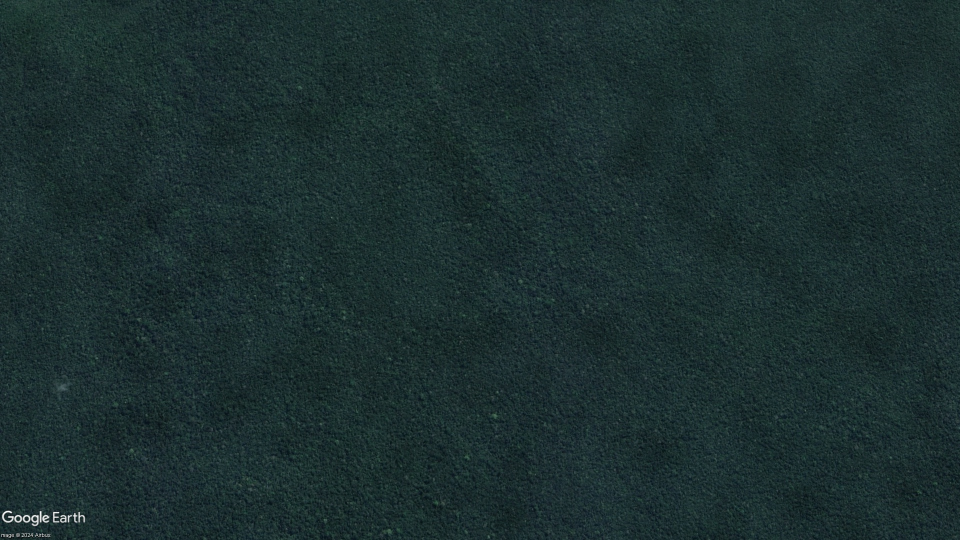
#> input picture GoogleEarth/DATASETS/DATSETAMAZ/1.jpg, 1920 x 1080 px, found by its file name (shown at 1/2 size); its folder holds only this picture in this run
$ python rotest.py
#> lines starting #> are read from the running program, lines starting #| are printed output that depends on the picture
#> in load_images, image is the input picture: shape (1080, 1920, 3); mean B, G, R 47.2, 46.6, 27.6
import cv2
import numpy as np
import os

# Directory containing images
image_directory = './GoogleEarth/DATASETS/DATSETAMAZ/'

# Function to crop top and bottom 10% of the image
def crop_image(img):
    height, width = img.shape[:2]
#> height = 1080; width = 1920
    crop_size = int(height * 0.05)
#> crop_size = 54
    return img[crop_size:height-crop_size, :]
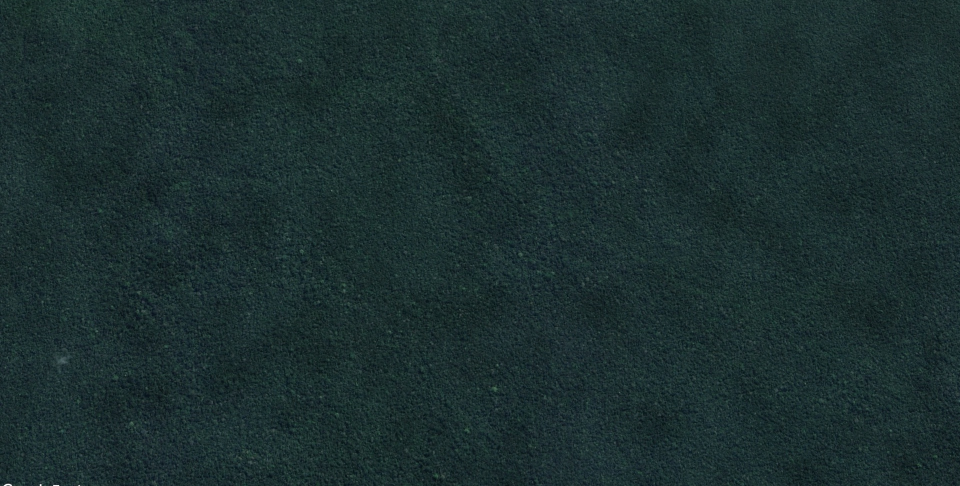
#> returned value: shape (972, 1920, 3) (shown at 1/2 size); mean of channels 0, 1, 2 47, 46.4, 27.4; drawn as B, G, R

# Function to estimate affine rotation with more accurate settings
# [36 lines left out: function estimate_affine_rotation, not called in this run]

# Load and process all images
def load_images(directory):
    image_files = sorted([f for f in os.listdir(directory) if f.endswith('.jpg')], key=lambda x: int(x.split('.')[0]))
    images = []
    for image_file in image_files:
        image_path = os.path.join(directory, image_file)
        image = cv2.imread(image_path)
        if image is None:
            print(f"Error: Could not load image {image_file}")
            continue
        # Crop and convert to grayscale
        image_cropped = crop_image(image)
        image_gray = cv2.cvtColor(image_cropped, cv2.COLOR_BGR2GRAY)
        images.append((image_file, image_gray))
    return images

# Recursive function to calculate the global heading
# [22 lines left out: function calculate_global_heading, not called in this run]

# Main function to calculate the headings
def calculate_headings():
    images = load_images(image_directory)
#> images = 1 item

    if len(images) < 2:
        print("Not enough images for comparison.")
        return

    # Calculate the global heading for each image recursively
    for i in range(len(images)):
        calculate_global_heading(images, i, 0)

if __name__ == "__main__":
    calculate_headings()

$ run again, on GoogleEarth/DATASETS/DATSETAMAZ/13.jpg
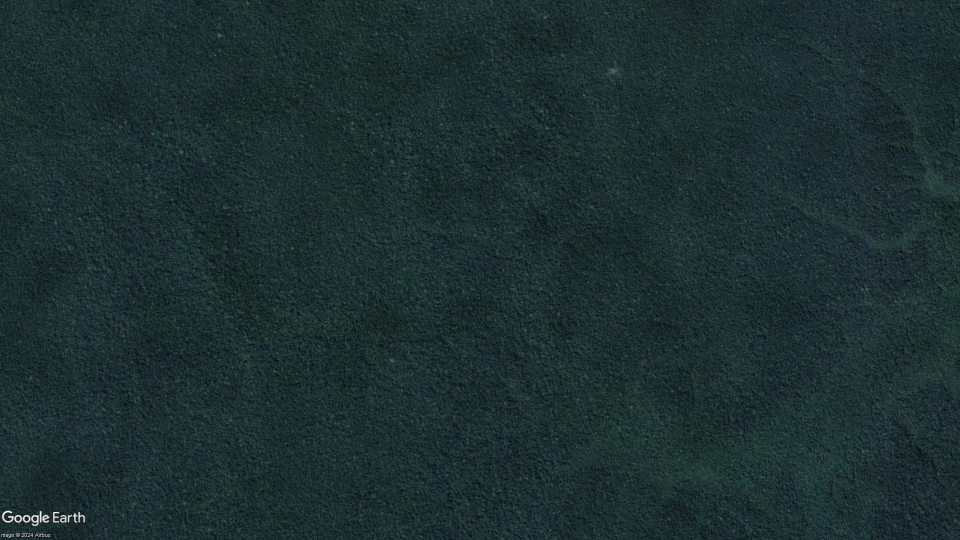
#> input picture GoogleEarth/DATASETS/DATSETAMAZ/13.jpg, 1920 x 1080 px, found by its file name (shown at 1/2 size)
#> in load_images, image is the input picture: shape (1080, 1920, 3); mean B, G, R 48.2, 47.1, 28.2
#> in crop_image, `return img[crop_size:height-crop_size, :]`:
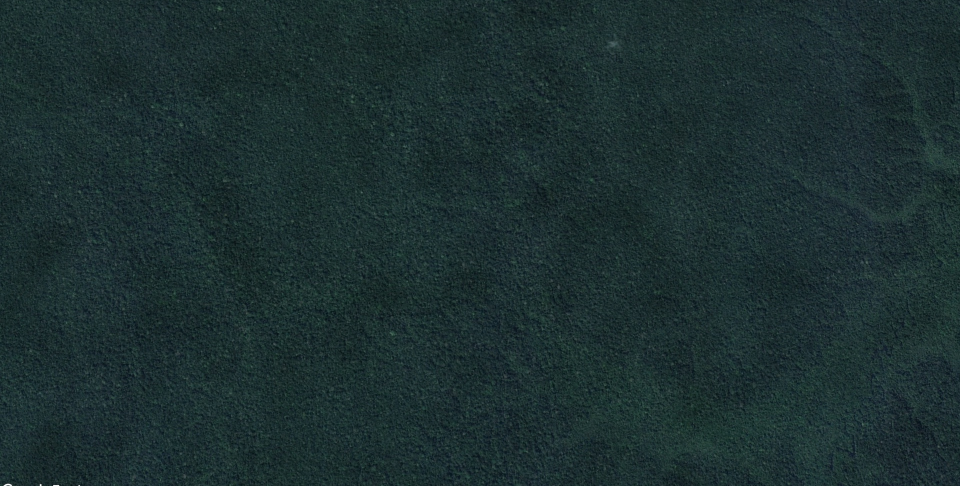
#> returned value: shape (972, 1920, 3) (shown at 1/2 size); mean of channels 0, 1, 2 48.1, 47, 28.1; drawn as B, G, R
#> images = 1 item

$ run again, on GoogleEarth/DATASETS/DATSETAMAZ/14.jpg
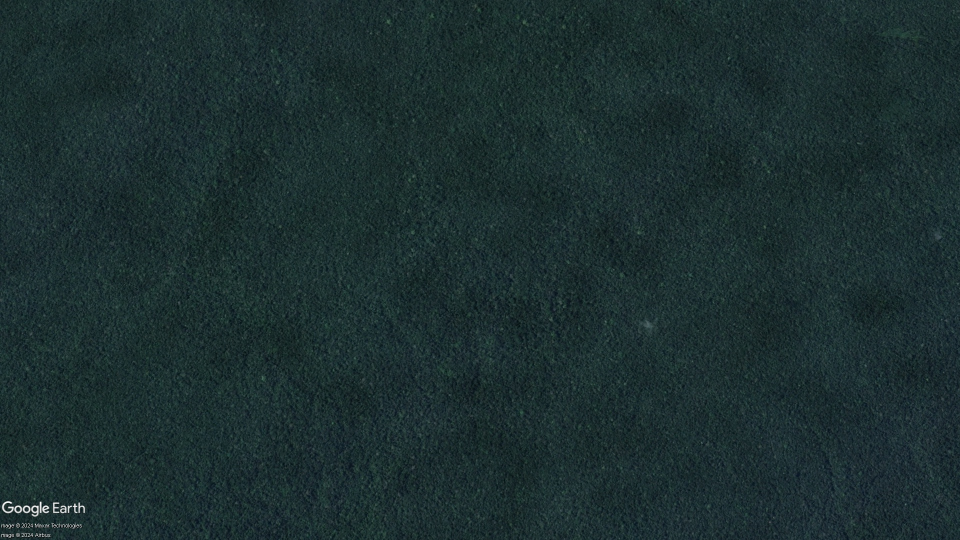
#> input picture GoogleEarth/DATASETS/DATSETAMAZ/14.jpg, 1920 x 1080 px, found by its file name (shown at 1/2 size)
#> in load_images, image is the input picture: shape (1080, 1920, 3); mean B, G, R 47.6, 46.5, 27.8
#> in crop_image, `return img[crop_size:height-crop_size, :]`:
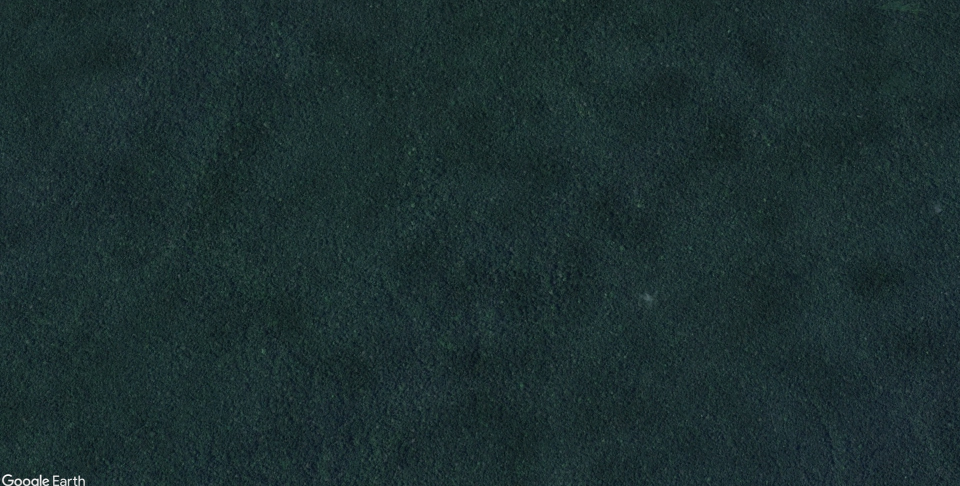
#> returned value: shape (972, 1920, 3) (shown at 1/2 size); mean of channels 0, 1, 2 47.5, 46.5, 27.7; drawn as B, G, R
#> images = 1 item

$ run again, on GoogleEarth/DATASETS/DATSETAMAZ/15.jpg
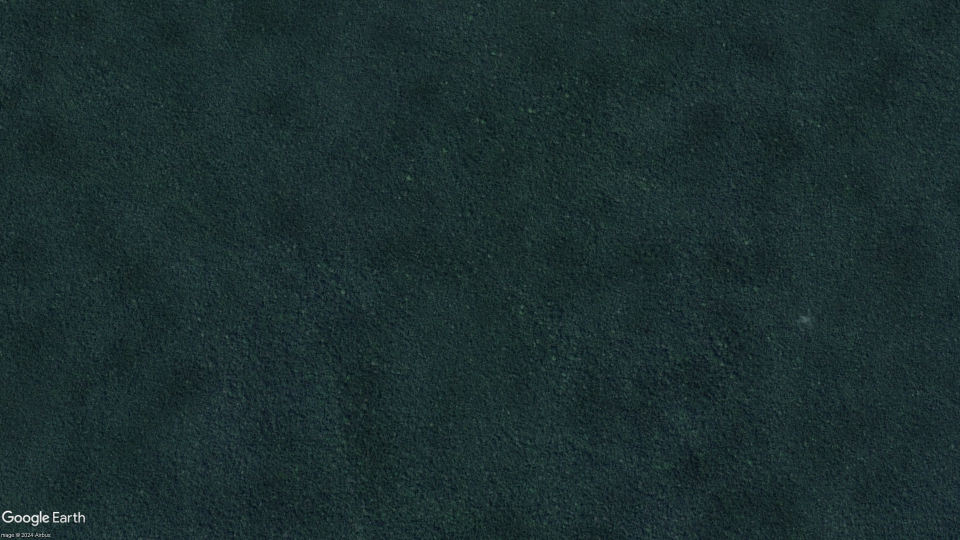
#> input picture GoogleEarth/DATASETS/DATSETAMAZ/15.jpg, 1920 x 1080 px, found by its file name (shown at 1/2 size)
#> in load_images, image is the input picture: shape (1080, 1920, 3); mean B, G, R 47.2, 46.4, 27.6
#> in crop_image, `return img[crop_size:height-crop_size, :]`:
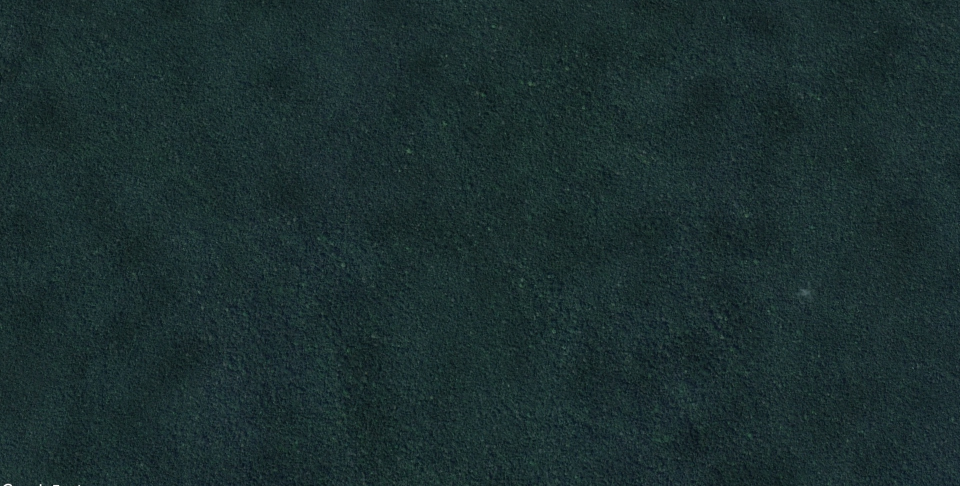
#> returned value: shape (972, 1920, 3) (shown at 1/2 size); mean of channels 0, 1, 2 47, 46.3, 27.4; drawn as B, G, R
#> images = 1 item

$ run again, on GoogleEarth/DATASETS/DATSETAMAZ/10.jpg
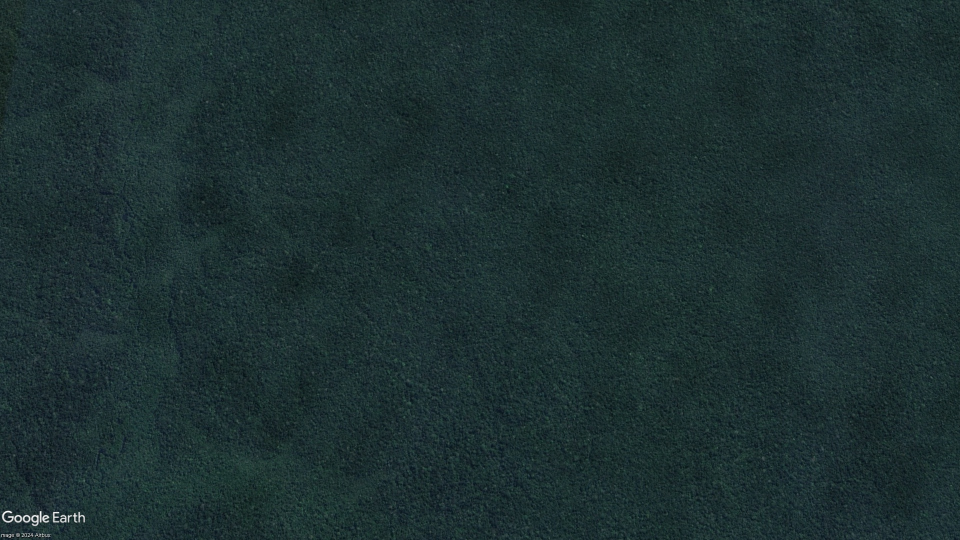
#> input picture GoogleEarth/DATASETS/DATSETAMAZ/10.jpg, 1920 x 1080 px, found by its file name (shown at 1/2 size)
#> in load_images, image is the input picture: shape (1080, 1920, 3); mean B, G, R 48.7, 47.6, 28.6
#> in crop_image, `return img[crop_size:height-crop_size, :]`:
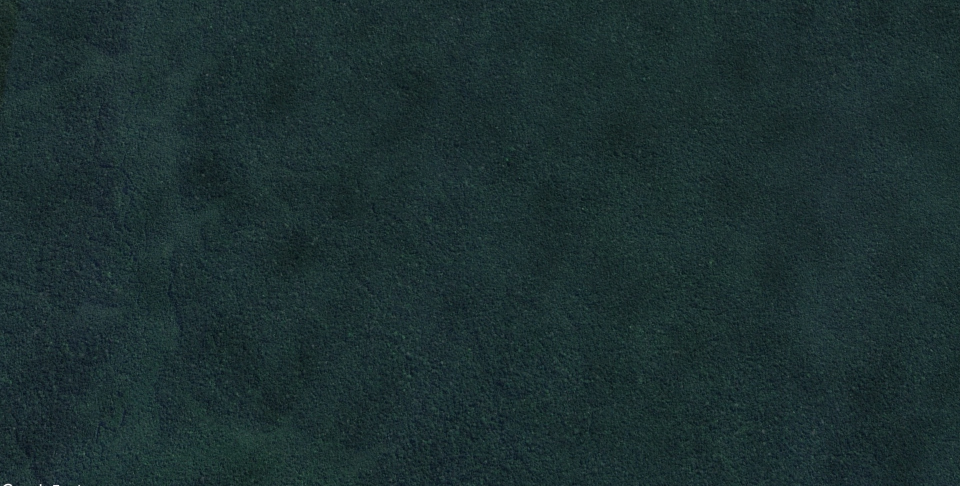
#> returned value: shape (972, 1920, 3) (shown at 1/2 size); mean of channels 0, 1, 2 48.5, 47.4, 28.4; drawn as B, G, R
#> images = 1 item
